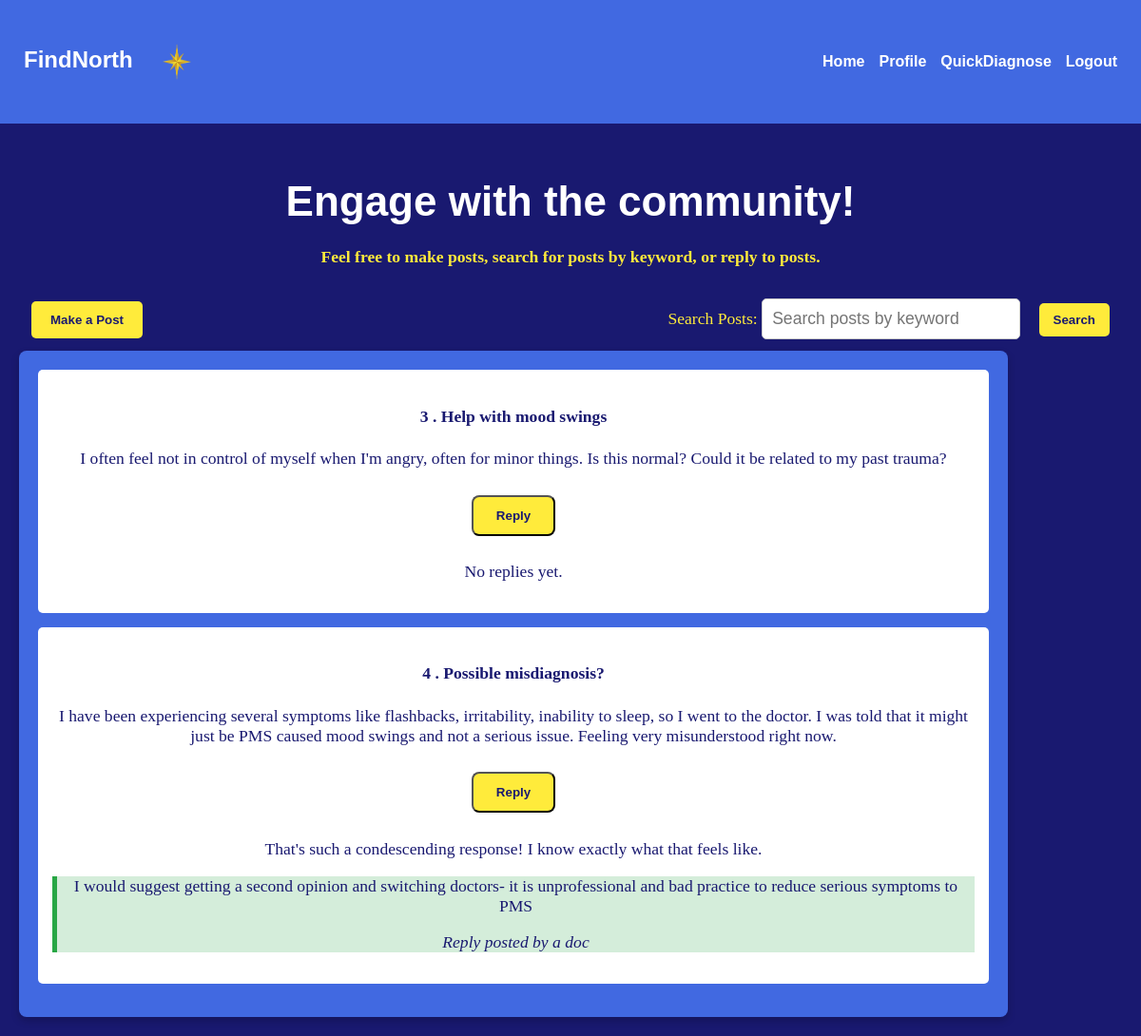
Page /forum on the committed database.
### tables this page shows
CREATE TABLE forum_posts (
    id INTEGER PRIMARY KEY AUTOINCREMENT, 
    user_id INTEGER NOT NULL, 
    title VARCHAR(500),
    content VARCHAR(1000), created_at TIMESTAMP DEFAULT CURRENT_TIMESTAMP,
    FOREIGN KEY (user_id) REFERENCES users(id)
);

CREATE TABLE forum_replies (
    id INTEGER PRIMARY KEY AUTOINCREMENT,
    user_id INTEGER NOT NULL,
    og_post_id INTEGER NOT NULL,
    content VARCHAR(1000), created_at TIMESTAMP DEFAULT CURRENT_TIMESTAMP, 
    FOREIGN KEY (user_id) REFERENCES users(id)
    FOREIGN KEY (og_post_id) REFERENCES forum_posts(id)
);

CREATE TABLE users (
    id INTEGER PRIMARY KEY AUTOINCREMENT,
    email TEXT NOT NULL UNIQUE,
    first_name TEXT NOT NULL,
    last_name TEXT NOT NULL,
    passw TEXT NOT NULL,
    user_role VARCHAR(10),
    age INTEGER NOT NULL,
    sex CHAR NOT NULL
);

### app.py (the view)
@app.route("/forum")
def forum():
    db = get_db()
    cursor = db.cursor()
    cursor.execute("""
        SELECT forum_posts.*, users.user_role
        FROM forum_posts
        JOIN users ON forum_posts.user_id = users.id
    """)
    posts = cursor.fetchall()
    posts = [dict(post) for post in posts]
    for post in posts:
        cursor.execute("""
            SELECT forum_replies.*, users.user_role
            FROM forum_replies
            JOIN users ON forum_replies.user_id = users.id
            WHERE forum_replies.og_post_id = ?
        """, (post['id'],))
        replies = cursor.fetchall()
        post['replies'] = [dict(reply) for reply in replies]
    return render_template("forum.html", posts=posts)

### app.py (called while the page is built)
def get_db():
    db = getattr(g, '_database', None)
    if db is None:
        db = g._database = sqlite3.connect(
            app.config['DATABASE'],
            detect_types=sqlite3.PARSE_DECLTYPES
        )
        db.row_factory = sqlite3.Row
    return db

### templates/forum.html (shortened to what this page needs)
<!DOCTYPE html>
<html lang="en">
    <head>
        <link rel="stylesheet" href="{{ url_for('static', filename='css/styles.css') }}">
    </head>
    <body>
        <nav class="navbar">
            <h1>
                FindNorth
                <img src="{{ url_for('static', filename='images/nstar.png') }}" alt="FindNorth Logo" class="logo">
            </h1>
            <ul>
                <li><a href="/">Home</a></li>
                <li><a href="/profile">Profile</a></li>
                <li><a href="/questionnaire">QuickDiagnose</a></li>
                <li><a href="/logout">Logout</a></li>
            </ul>
        </nav>
        <main>
            <section class="forum-header">
                <h2>Engage with the community!</h2>
                <h4>Feel free to make posts, search for posts by keyword, or reply to posts.</h4>
                <div class="forum-controls">
                    <table class="forum-table">
                        <tr>
                            <td class="left-panel">
                                <button class="button" onclick="window.location.href='/make_post'">Make a Post</button>
                            </td>
                            <td class="right-panel">
                                <form action="/search" method="get">
                                    <label for="keyword">Search Posts:</label>
                                    <input type="text" name="keyword" id="keyword" placeholder="Search posts by keyword" class="search-bar">
                                    <button type="submit" class="button">Search</button>
                                </form>
                            </td>
                        </tr>
                    </table>
                </div>
            </section>
            <section class="posts-container">
                {% if posts %}
                    {% for post in posts %}
                    <div class="post {% if post.user_role == 'doc' %}doc-post{% endif %}">
                        <h4>{{ post.id }} . {{ post.title }}</h4>
                        <p>{{ post.content }}</p>
                        <form action="{{ url_for('reply_post', post_id=post.id) }}" method="get">
                            <button type="submit" class="button">Reply</button>
                        </form>
                        {% if post.replies %}
                            <div class="replies">
                                {% for reply in post.replies %}
                                    <div class="reply {% if reply.user_role == 'doc' %}doc-reply{% endif %}">
                                        <p>{{ reply.content }}</p>
                                        {% if reply.user_role == 'doc' %}
                                            <p><em>Reply posted by a {{ reply.user_role }}</em></p>
                                        {% endif %}
                                    </div>
                                {% endfor %}
                            </div>
                        {% else %}
                            <p>No replies yet.</p>
                        {% endif %}
                    </div>
                    {% endfor %}
                {% else %}
                    <p class="empty-forum">Forum is Empty</p>
                {% endif %}
            </section>
        </main>
    </body>
</html>

### static/css/styles.css (style rules this page uses)
body { background-color: #191970; color: #FFEB3B; font-family: 'Nunito', sans-serif; margin: 0; padding: 0; }
h1,h2 { font-family: 'Nunito', sans-serif; font-weight: 700; }
.logo { width: 80px; height: 80px; vertical-align: middle; margin-right: 10px; }
.navbar { background-color: #4169E1; color: #FFFFFF; padding: 25px; display: flex; justify-content: space-between; align-items: center; }
.navbar h1 { margin: 0; font-size: 1.5em; color: #FFFFFF; }
.navbar ul { list-style-type: none; margin: 0; padding: 0; display: flex; gap: 15px; }
.navbar li { display: inline; }
.navbar a { color: #FFFFFF; text-decoration: none; font-weight: bold; }
main { padding: 20px; text-align: center; font-size: 1.1em; font-family: 'Nunito'; }
.button { display: inline-block; padding: 12px 24px; margin: 10px; color: #191970; background-color: #FFEB3B; text-decoration: none; font-weight: bold; border-radius: 8px; transition: background-color 0.3s, color 0.3s; }
h2 { font-size: 2.5em; color: #FFFFFF; text-align: center; margin-bottom: 20px; }
.forum-table { width: 100%; table-layout: fixed; }
.left-panel { text-align: left; padding-right: 20px; }
.right-panel { text-align: right; }
.left-panel .button { padding: 12px 20px; background-color: #FFEB3B; color: #191970; border: none; border-radius: 5px; font-weight: bold; cursor: pointer; transition: background-color 0.3s; }
.search-bar { padding: 10px; flex-grow: 1; width: calc(100% - 110px); max-width: 250px; border: 1px solid #ccc; border-radius: 5px; color: #191970; font-size: 1em; margin-right: 5px; }
.right-panel .button { padding: 10px 15px; background-color: #FFEB3B; color: #191970; border: none; border-radius: 5px; font-weight: bold; cursor: pointer; transition: background-color 0.3s; }
.posts-container { width: 100%; max-width: 1000px; background-color: #4169E1; text-align: center; padding: 20px; border-radius: 8px; box-shadow: 0 4px 8px rgba(0, 0, 0, 0.2); }
.post { background-color: #FFFFFF; color: #191970; padding: 15px; border-radius: 5px; margin-bottom: 15px; }
.doc-reply { background-color: #d4edda; border-left: 5px solid #28a745; }

### rows in the picture
forum_posts: id "3", title "Help with mood swings", content "I often feel not in control of myself when I'm angry, often for minor things. Is this normal? Could it be related to my past trauma?", shows "No replies yet."
forum_posts: id "4", title "Possible misdiagnosis?", content "I have been experiencing several symptoms like flashbacks, irritability, inability to sleep, so I went to the doctor. I was told that it might just be PMS caused mood swings and not a serious issue. Feeling very misunderstood right now."
forum_replies: content "That's such a condescending response! I know exactly what that feels like."
forum_replies: content "I would suggest getting a second opinion and switching doctors- it is unprofessional and bad practice to reduce serious symptoms to PMS", user_role "doc"
